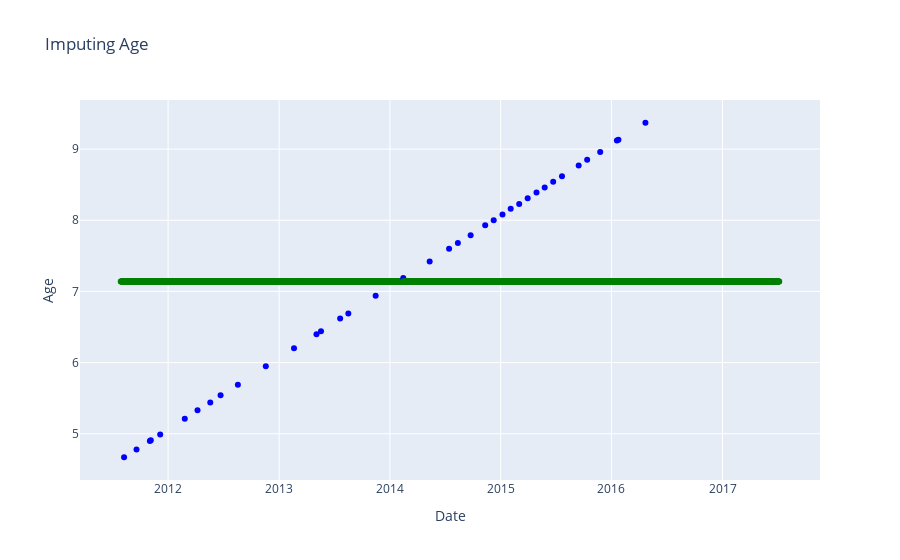
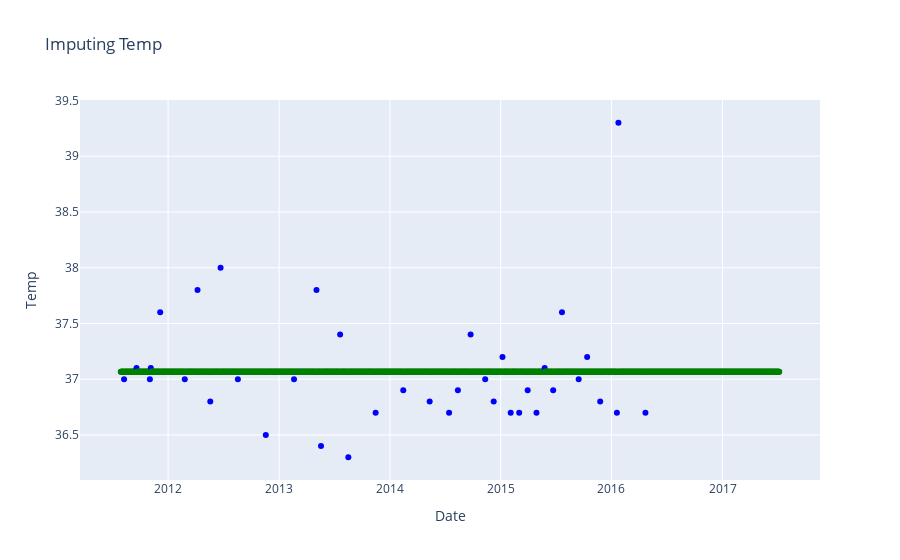

Source (notebook cell) for these figures, in order:
### Code cell
plot_scatter(imputed2,'Age')
plot_scatter(imputed2,'Temp')

### Figure 1 — Plotly figure (JSON) as saved in the notebook; plotly's stock layout.template omitted (floating-point values rounded to 4 significant figures; data arrays with more than 128 entries replaced by an {"elided": "..."} marker saying what was removed)
{"data": [{"marker": {"color": {"elided": "2171 int values"}, "colorscale": [[0, "blue"], [1, "green"]]}, "mode": "markers", "name": "lines", "type": "scatter", "x": {"elided": "2171 str values"}, "y": {"elided": "2171 float values"}}], "layout": {"title": {"text": "Imputing Age"}, "xaxis": {"title": {"text": "Date"}}, "yaxis": {"title": {"text": "Age"}}}}

### Figure 2 — Plotly figure (JSON) as saved in the notebook; plotly's stock layout.template omitted (floating-point values rounded to 4 significant figures; data arrays with more than 128 entries replaced by an {"elided": "..."} marker saying what was removed)
{"data": [{"marker": {"color": {"elided": "2171 int values"}, "colorscale": [[0, "blue"], [1, "green"]]}, "mode": "markers", "name": "lines", "type": "scatter", "x": {"elided": "2171 str values"}, "y": {"elided": "2171 float values"}}], "layout": {"title": {"text": "Imputing Temp"}, "xaxis": {"title": {"text": "Date"}}, "yaxis": {"title": {"text": "Temp"}}}}
